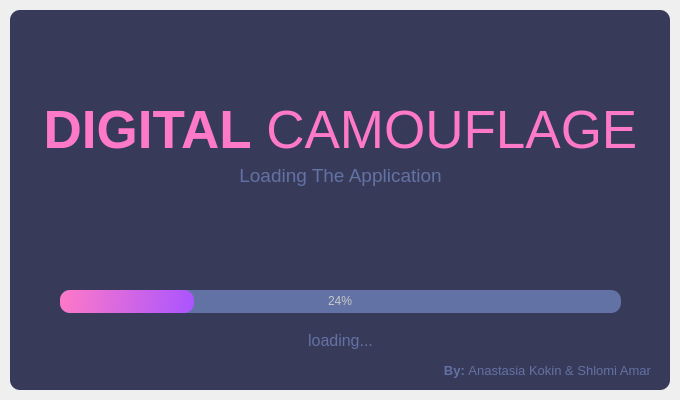
<?xml version="1.0" encoding="UTF-8"?>
<ui version="4.0">
 <class>MainWindow</class>
 <widget class="QMainWindow" name="MainWindow">
  <property name="geometry">
   <rect>
    <x>0</x>
    <y>0</y>
    <width>680</width>
    <height>400</height>
   </rect>
  </property>
  <property name="windowTitle">
   <string>MainWindow</string>
  </property>
  <widget class="QWidget" name="centralwidget">
   <layout class="QVBoxLayout" name="verticalLayout">
    <property name="spacing">
     <number>0</number>
    </property>
    <property name="leftMargin">
     <number>10</number>
    </property>
    <property name="topMargin">
     <number>10</number>
    </property>
    <property name="rightMargin">
     <number>10</number>
    </property>
    <property name="bottomMargin">
     <number>10</number>
    </property>
    <item>
     <widget class="QFrame" name="dropShadowFrame">
      <property name="styleSheet">
       <string notr="true">QFrame {
	background-color:rgb(56, 58, 89);
	color: rgb(220, 220, 220);
	border-radius: 10px;
}</string>
      </property>
      <property name="frameShape">
       <enum>QFrame::StyledPanel</enum>
      </property>
      <property name="frameShadow">
       <enum>QFrame::Raised</enum>
      </property>
      <widget class="QLabel" name="label_title">
       <property name="geometry">
        <rect>
         <x>0</x>
         <y>90</y>
         <width>661</width>
         <height>61</height>
        </rect>
       </property>
       <property name="font">
        <font>
         <family>Segoe UI</family>
         <pointsize>40</pointsize>
        </font>
       </property>
       <property name="styleSheet">
        <string notr="true">color: rgb(254, 121, 199);</string>
       </property>
       <property name="text">
        <string>&lt;strong&gt;DIGITAL&lt;/strong&gt; CAMOUFLAGE</string>
       </property>
       <property name="alignment">
        <set>Qt::AlignCenter</set>
       </property>
      </widget>
      <widget class="QLabel" name="label_subtitle">
       <property name="geometry">
        <rect>
         <x>0</x>
         <y>150</y>
         <width>661</width>
         <height>31</height>
        </rect>
       </property>
       <property name="font">
        <font>
         <family>Segoe UI</family>
         <pointsize>14</pointsize>
        </font>
       </property>
       <property name="styleSheet">
        <string notr="true">color: rgb(98, 114, 164);</string>
       </property>
       <property name="text">
        <string>Loading The Application</string>
       </property>
       <property name="alignment">
        <set>Qt::AlignCenter</set>
       </property>
      </widget>
      <widget class="QProgressBar" name="progressBar">
       <property name="geometry">
        <rect>
         <x>50</x>
         <y>280</y>
         <width>561</width>
         <height>23</height>
        </rect>
       </property>
       <property name="styleSheet">
        <string notr="true">QProgressBar {
	background-color: rgb(98, 114, 164);
	color: rgb(200, 200, 200);
	border-style: none;
	border-radius: 10px;
	text-align: center;
}

QProgressBar::chunk {
	border-radius: 10px;
	background-color: qlineargradient(spread:pad, x1:0, y1:0.5, x2:1, y2:0.517045, stop:0 rgba(254, 121, 199, 255), stop:1 rgba(170, 85, 255, 255));
}</string>
       </property>
       <property name="value">
        <number>24</number>
       </property>
      </widget>
      <widget class="QLabel" name="label_loading">
       <property name="geometry">
        <rect>
         <x>0</x>
         <y>320</y>
         <width>661</width>
         <height>21</height>
        </rect>
       </property>
       <property name="font">
        <font>
         <family>Segoe UI</family>
         <pointsize>12</pointsize>
        </font>
       </property>
       <property name="styleSheet">
        <string notr="true">color: rgb(98, 114, 164);</string>
       </property>
       <property name="text">
        <string>loading...</string>
       </property>
       <property name="alignment">
        <set>Qt::AlignCenter</set>
       </property>
      </widget>
      <widget class="QLabel" name="label_credits">
       <property name="geometry">
        <rect>
         <x>20</x>
         <y>350</y>
         <width>621</width>
         <height>21</height>
        </rect>
       </property>
       <property name="font">
        <font>
         <family>Segoe UI</family>
         <pointsize>10</pointsize>
         <weight>50</weight>
         <bold>false</bold>
        </font>
       </property>
       <property name="styleSheet">
        <string notr="true">color: rgb(98, 114, 164);</string>
       </property>
       <property name="text">
        <string>&lt;strong&gt;By: &lt;/strong&gt;Anastasia Kokin &amp; Shlomi Amar</string>
       </property>
       <property name="alignment">
        <set>Qt::AlignRight|Qt::AlignTrailing|Qt::AlignVCenter</set>
       </property>
      </widget>
     </widget>
    </item>
   </layout>
  </widget>
 </widget>
 <resources/>
 <connections/>
</ui>
